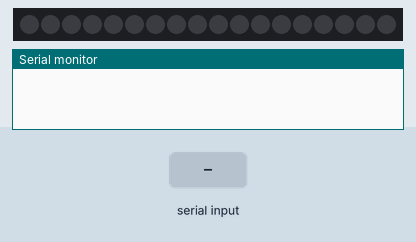
Recording of a sketch running on a simulated Arduino Uno, built with avr-gcc and run on an emulated ATmega328P. Parts: 18 RGB LEDs in strip order, left to right, the last lines printed to the serial monitor. The inputs (shaded band) are chosen by the test bench. Dim RGB values are drawn brighter than linear.

Above: at 1.2 s.
1.3 s: "90,45\n" received over Serial
At 2.48 s:
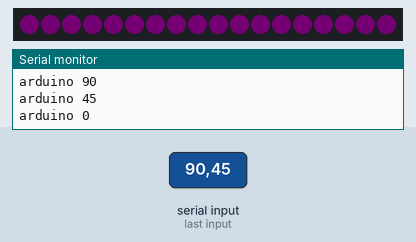
At 3.69 s:
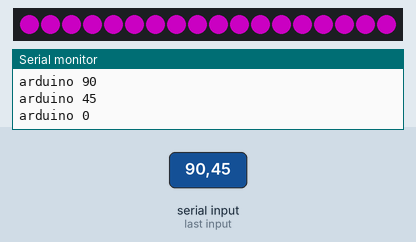
Timing chart, 0 to 5.2 s (numbered marks = the images above; inputs shaded):
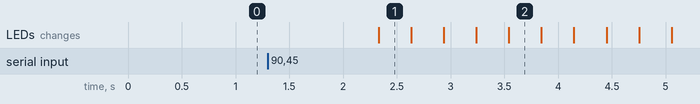

Measured:
- after the input at 1.3 s, the LEDs: change after 1.0 s (image 1)

The sketch:

neopixelcontrols.ino
```cpp
#include <Adafruit_NeoPixel.h>

#define PIXEL_PIN    8

#define PIXEL_COUNT 18

int incomingByte = 0;

int waitTime = 10;


Adafruit_NeoPixel strip = Adafruit_NeoPixel(PIXEL_COUNT, PIXEL_PIN, NEO_GRB + NEO_KHZ400);

void setup() {

  Serial.begin(9600);

  strip.begin();

  strip.show();

  pinMode(PIXEL_PIN, OUTPUT);

}


void loop() {

  if (Serial.available() > 0 ) {

    incomingByte = Serial.parseInt();


    Serial.print ("arduino ");

    Serial.println (incomingByte);

    startShow();

  }

}

// put your main code here, to run repeatedly:


void startShow() {

  switch (incomingByte) {

    case 1: fadeInAndOut(0,132,128, waitTime);  // teal

      break;

    case 0: fadeInAndOut(253,0,245, waitTime);   // magenta

      break;

  }

}


void fadeInAndOut(uint8_t red, uint8_t green, uint8_t blue, uint8_t wait) {


  for(uint8_t b=0; b <255; b++) {

     for(uint8_t i=0; i < strip.numPixels(); i++) {

        strip.setPixelColor(i, red*b/255, green*b/255, blue*b/255);

     }

     strip.show();

     delay(wait);

  }


  for(uint8_t b=255; b > 0; b--) {

     for(uint8_t i=0; i < strip.numPixels(); i++) {

        strip.setPixelColor(i, red*b/255, green*b/255, blue*b/255);

     }

     strip.show();

     delay(wait);

  }

}
```
